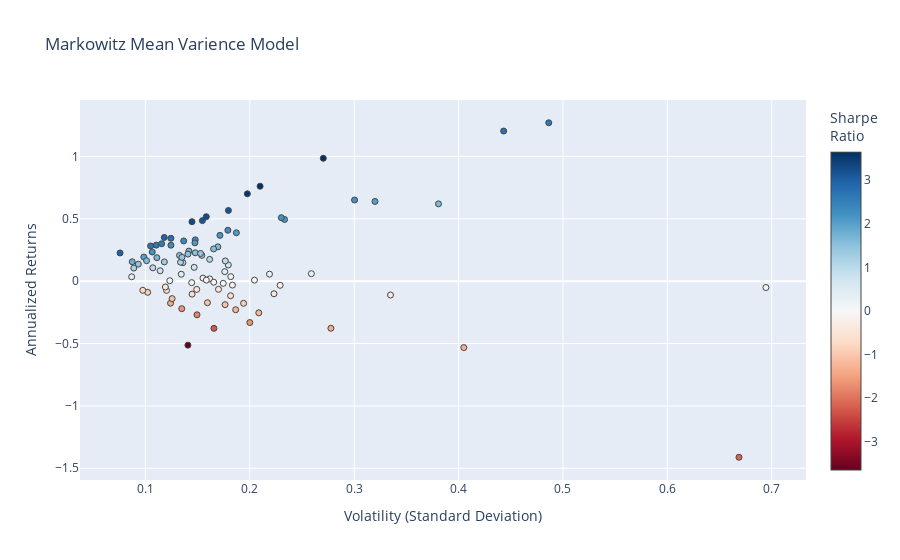

Notebook code for this chart:
### Code cell
hover_texts = [
    f"{ticker} <br>Volatility: {vol:.3f} <br>Returns: {ret:.3%} <br>Sharpe Ratio: {sr:.3f}"
    for ticker, vol, ret, sr in zip(names, volatility, annualized_returns, sharpe_ratios)
]

fig = go.Figure(data=go.Scatter(
    x=volatility,
    y=annualized_returns,
    mode='markers',
    hoverinfo='text',
    hovertext=hover_texts,
    marker=dict(color=sharpe_ratios, colorscale = 'RdBu', size=6, line=dict(width=1), colorbar=dict(title="Sharpe<br>Ratio")
    )
))

fig.update_layout(
    title='Markowitz Mean Varience Model',
    xaxis_title='Volatility (Standard Deviation)',
    yaxis_title='Annualized Returns',
)

fig.show()

### Figure 1 — Plotly figure (JSON) as saved in the notebook; plotly's stock layout.template omitted (floating-point values rounded to 4 significant figures)
{"data": [{"hoverinfo": "text", "hovertext": ["RDY_Close <br>Volatility: 0.278 <br>Returns: -37.763% <br>Sharpe Ratio: -1.360", "WFC_Close <br>Volatility: 0.176 <br>Returns: -18.838% <br>Sharpe Ratio: -1.068", "RTX_Close <br>Volatility: 0.093 <br>Returns: 13.645% <br>Sharpe Ratio: 1.464", "GM_Close <br>Volatility: 0.170 <br>Returns: -6.544% <br>Sharpe Ratio: -0.385", "KO_Close <br>Volatility: 0.076 <br>Returns: 22.618% <br>Sharpe Ratio: 2.987", "GOOG_Close <br>Volatility: 0.169 <br>Returns: 27.511% <br>Sharpe Ratio: 1.624", "NFLX_Close <br>Volatility: 0.320 <br>Returns: 63.935% <br>Sharpe Ratio: 1.998", "INTC_Close <br>Volatility: 0.144 <br>Returns: -1.191% <br>Sharpe Ratio: -0.083", "WMT_Close <br>Volatility: 0.148 <br>Returns: 33.100% <br>Sharpe Ratio: 2.240", "SO_Close <br>Volatility: 0.102 <br>Returns: -8.956% <br>Sharpe Ratio: -0.877", "XOM_Close <br>Volatility: 0.120 <br>Returns: -7.396% <br>Sharpe Ratio: -0.615", "CMCSA_Close <br>Volatility: 0.154 <br>Returns: 20.680% <br>Sharpe Ratio: 1.342", "MDT_Close <br>Volatility: 0.114 <br>Returns: 8.328% <br>Sharpe Ratio: 0.730", "AMZN_Close <br>Volatility: 0.171 <br>Returns: 36.711% <br>Sharpe Ratio: 2.142", "PFE_Close <br>Volatility: 0.098 <br>Returns: -7.335% <br>Sharpe Ratio: -0.752", "GOOGL_Close <br>Volatility: 0.165 <br>Returns: 25.843% <br>Sharpe Ratio: 1.563", "PEP_Close <br>Volatility: 0.087 <br>Returns: 15.556% <br>Sharpe Ratio: 1.780", "TXN_Close <br>Volatility: 0.179 <br>Returns: 13.001% <br>Sharpe Ratio: 0.725", "T_Close <br>Volatility: 0.145 <br>Returns: -10.384% <br>Sharpe Ratio: -0.718", "VRTX_Close <br>Volatility: 0.486 <br>Returns: 126.996% <br>Sharpe Ratio: 2.611", "CVX_Close <br>Volatility: 0.149 <br>Returns: -6.629% <br>Sharpe Ratio: -0.444", "CRM_Close <br>Volatility: 0.148 <br>Returns: 22.729% <br>Sharpe Ratio: 1.539", "CAT_Close <br>Volatility: 0.233 <br>Returns: 49.457% <br>Sharpe Ratio: 2.120", "BIIB_Close <br>Volatility: 0.229 <br>Returns: -3.324% <br>Sharpe Ratio: -0.145", "V_Close <br>Volatility: 0.110 <br>Returns: 28.881% <br>Sharpe Ratio: 2.616", "SYY_Close <br>Volatility: 0.155 <br>Returns: 2.406% <br>Sharpe Ratio: 0.155", "BMY_Close <br>Volatility: 0.182 <br>Returns: 3.608% <br>Sharpe Ratio: 0.198", "DIS_Close <br>Volatility: 0.123 <br>Returns: 0.346% <br>Sharpe Ratio: 0.028", "HD_Close <br>Volatility: 0.134 <br>Returns: 5.554% <br>Sharpe Ratio: 0.413", "SNAP_Close <br>Volatility: 0.669 <br>Returns: -141.181% <br>Sharpe Ratio: -2.112", "GIS_Close <br>Volatility: 0.124 <br>Returns: -17.660% <br>Sharpe Ratio: -1.423", "MSFT_Close <br>Volatility: 0.137 <br>Returns: 32.231% <br>Sharpe Ratio: 2.358", "JPM_Close <br>Volatility: 0.162 <br>Returns: 1.822% <br>Sharpe Ratio: 0.113", "SRE_Close <br>Volatility: 0.107 <br>Returns: 10.690% <br>Sharpe Ratio: 0.998", "EMR_Close <br>Volatility: 0.165 <br>Returns: -0.844% <br>Sharpe Ratio: -0.051", "QCOM_Close <br>Volatility: 0.182 <br>Returns: -11.695% <br>Sharpe Ratio: -0.644", "ABT_Close <br>Volatility: 0.133 <br>Returns: 20.651% <br>Sharpe Ratio: 1.556", "ADBE_Close <br>Volatility: 0.155 <br>Returns: 48.534% <br>Sharpe Ratio: 3.139", "HON_Close <br>Volatility: 0.099 <br>Returns: 19.309% <br>Sharpe Ratio: 1.960", "GILD_Close <br>Volatility: 0.153 <br>Returns: 22.185% <br>Sharpe Ratio: 1.451", "SYK_Close <br>Volatility: 0.116 <br>Returns: 29.992% <br>Sharpe Ratio: 2.595", "EXC_Close <br>Volatility: 0.136 <br>Returns: 14.814% <br>Sharpe Ratio: 1.090", "EW_Close <br>Volatility: 0.230 <br>Returns: 50.893% <br>Sharpe Ratio: 2.211", "IBM_Close <br>Volatility: 0.141 <br>Returns: -51.301% <br>Sharpe Ratio: -3.645", "ORCL_Close <br>Volatility: 0.187 <br>Returns: 38.781% <br>Sharpe Ratio: 2.072", "BAC_Close <br>Volatility: 0.223 <br>Returns: -10.107% <br>Sharpe Ratio: -0.453", "AAPL_Close <br>Volatility: 0.162 <br>Returns: 17.462% <br>Sharpe Ratio: 1.081", "JNJ_Close <br>Volatility: 0.111 <br>Returns: 18.793% <br>Sharpe Ratio: 1.693", "NVDA_Close <br>Volatility: 0.443 <br>Returns: 120.348% <br>Sharpe Ratio: 2.715", "BA_Close <br>Volatility: 0.198 <br>Returns: 70.035% <br>Sharpe Ratio: 3.543", "DUK_Close <br>Volatility: 0.089 <br>Returns: 10.492% <br>Sharpe Ratio: 1.180", "TMO_Close <br>Volatility: 0.142 <br>Returns: 24.099% <br>Sharpe Ratio: 1.701", "VZ_Close <br>Volatility: 0.175 <br>Returns: -1.752% <br>Sharpe Ratio: -0.100", "META_Close <br>Volatility: 0.158 <br>Returns: 51.648% <br>Sharpe Ratio: 3.262", "MA_Close <br>Volatility: 0.124 <br>Returns: 34.348% <br>Sharpe Ratio: 2.760", "CPB_Close <br>Volatility: 0.149 <br>Returns: -26.972% <br>Sharpe Ratio: -1.805", "KR_Close <br>Volatility: 0.405 <br>Returns: -53.258% <br>Sharpe Ratio: -1.315", "BSX_Close <br>Volatility: 0.134 <br>Returns: 15.214% <br>Sharpe Ratio: 1.138", "MO_Close <br>Volatility: 0.200 <br>Returns: -33.192% <br>Sharpe Ratio: -1.659", "PG_Close <br>Volatility: 0.087 <br>Returns: 3.502% <br>Sharpe Ratio: 0.403", "NEE_Close <br>Volatility: 0.105 <br>Returns: 28.234% <br>Sharpe Ratio: 2.689", "UNH_Close <br>Volatility: 0.118 <br>Returns: 35.013% <br>Sharpe Ratio: 2.965", "ZBH_Close <br>Volatility: 0.176 <br>Returns: 7.620% <br>Sharpe Ratio: 0.433", "MCD_Close <br>Volatility: 0.145 <br>Returns: 47.674% <br>Sharpe Ratio: 3.297", "ABBV_Close <br>Volatility: 0.124 <br>Returns: 28.825% <br>Sharpe Ratio: 2.316", "ISRG_Close <br>Volatility: 0.180 <br>Returns: 56.678% <br>Sharpe Ratio: 3.157", "F_Close <br>Volatility: 0.186 <br>Returns: -22.923% <br>Sharpe Ratio: -1.229", "LLY_Close <br>Volatility: 0.158 <br>Returns: 0.828% <br>Sharpe Ratio: 0.052", "AEP_Close <br>Volatility: 0.101 <br>Returns: 16.390% <br>Sharpe Ratio: 1.620", "PM_Close <br>Volatility: 0.135 <br>Returns: 19.081% <br>Sharpe Ratio: 1.414", "TSLA_Close <br>Volatility: 0.381 <br>Returns: 61.965% <br>Sharpe Ratio: 1.627", "DE_Close <br>Volatility: 0.179 <br>Returns: 40.807% <br>Sharpe Ratio: 2.279", "GS_Close <br>Volatility: 0.209 <br>Returns: -25.385% <br>Sharpe Ratio: -1.217", "ETN_Close <br>Volatility: 0.141 <br>Returns: 21.693% <br>Sharpe Ratio: 1.541", "AMD_Close <br>Volatility: 0.694 <br>Returns: -5.109% <br>Sharpe Ratio: -0.074", "BTI_Close <br>Volatility: 0.204 <br>Returns: 0.821% <br>Sharpe Ratio: 0.040", "PYPL_Close <br>Volatility: 0.210 <br>Returns: 76.095% <br>Sharpe Ratio: 3.626", "UA_Close <br>Volatility: 0.335 <br>Returns: -11.114% <br>Sharpe Ratio: -0.332", "NKE_Close <br>Volatility: 0.259 <br>Returns: 6.009% <br>Sharpe Ratio: 0.232", "SAP_Close <br>Volatility: 0.147 <br>Returns: 30.726% <br>Sharpe Ratio: 2.084", "MRK_Close <br>Volatility: 0.119 <br>Returns: -4.687% <br>Sharpe Ratio: -0.393", "GE_Close <br>Volatility: 0.166 <br>Returns: -37.831% <br>Sharpe Ratio: -2.284", "MMM_Close <br>Volatility: 0.118 <br>Returns: 15.425% <br>Sharpe Ratio: 1.305", "LMT_Close <br>Volatility: 0.107 <br>Returns: 23.364% <br>Sharpe Ratio: 2.192", "COST_Close <br>Volatility: 0.194 <br>Returns: -17.769% <br>Sharpe Ratio: -0.916", "RMD_Close <br>Volatility: 0.177 <br>Returns: 16.205% <br>Sharpe Ratio: 0.918", "BABA_Close <br>Volatility: 0.270 <br>Returns: 98.505% <br>Sharpe Ratio: 3.643", "REGN_Close <br>Volatility: 0.300 <br>Returns: 65.057% <br>Sharpe Ratio: 2.166", "ACN_Close <br>Volatility: 0.147 <br>Returns: 11.058% <br>Sharpe Ratio: 0.754", "AMGN_Close <br>Volatility: 0.183 <br>Returns: -3.148% <br>Sharpe Ratio: -0.172", "DHR_Close <br>Volatility: 0.126 <br>Returns: -13.996% <br>Sharpe Ratio: -1.114", "K_Close <br>Volatility: 0.135 <br>Returns: -22.065% <br>Sharpe Ratio: -1.636", "MS_Close <br>Volatility: 0.219 <br>Returns: 5.606% <br>Sharpe Ratio: 0.256", "CSCO_Close <br>Volatility: 0.159 <br>Returns: -17.299% <br>Sharpe Ratio: -1.085"], "marker": {"color": [-1.36, -1.068, 1.464, -0.3849, 2.987, 1.624, 1.998, -0.08253, 2.24, -0.8766, -0.615, 1.342, 0.7297, 2.142, -0.7523, 1.563, 1.78, 0.7246, -0.7175, 2.611, -0.4444, 1.539, 2.12, -0.1451, 2.616, 0.1551, 0.1985, 0.02801, 0.4133, -2.112, -1.423, 2.358, 0.1128, 0.998, -0.05103, -0.644, 1.556, 3.139, 1.96, 1.451, 2.595, 1.09, 2.211, -3.645, 2.072, -0.4529, 1.081, 1.693, 2.715, 3.543, 1.18, 1.701, -0.1004, 3.262, 2.76, -1.805, -1.315, 1.138, -1.659, 0.4032, 2.689, 2.965, 0.433, 3.297, 2.316, 3.157, -1.229, 0.05225, 1.62, 1.414, 1.627, 2.279, -1.217, 1.541, -0.07357, 0.04015, 3.626, -0.332, 0.232, 2.084, -0.3934, -2.284, 1.305, 2.192, -0.9157, 0.9177, 3.643, 2.166, 0.7536, -0.1716, -1.114, -1.636, 0.2561, -1.085], "colorbar": {"title": {"text": "Sharpe<br>Ratio"}}, "colorscale": [[0, "rgb(103,0,31)"], [0.1, "rgb(178,24,43)"], [0.2, "rgb(214,96,77)"], [0.3, "rgb(244,165,130)"], [0.4, "rgb(253,219,199)"], [0.5, "rgb(247,247,247)"], [0.6, "rgb(209,229,240)"], [0.7, "rgb(146,197,222)"], [0.8, "rgb(67,147,195)"], [0.9, "rgb(33,102,172)"], [1, "rgb(5,48,97)"]], "line": {"width": 1}, "size": 6}, "mode": "markers", "type": "scatter", "x": [0.2777, 0.1763, 0.09322, 0.17, 0.07573, 0.1694, 0.3199, 0.1444, 0.1478, 0.1022, 0.1203, 0.1541, 0.1141, 0.1714, 0.09751, 0.1653, 0.08737, 0.1794, 0.1447, 0.4864, 0.1492, 0.1477, 0.2333, 0.2291, 0.1104, 0.1552, 0.1818, 0.1233, 0.1344, 0.6686, 0.1241, 0.1367, 0.1615, 0.1071, 0.1655, 0.1816, 0.1327, 0.1546, 0.09851, 0.1529, 0.1156, 0.1359, 0.2302, 0.1407, 0.1872, 0.2232, 0.1616, 0.111, 0.4432, 0.1977, 0.08891, 0.1417, 0.1746, 0.1583, 0.1244, 0.1495, 0.405, 0.1336, 0.2, 0.08685, 0.105, 0.1181, 0.176, 0.1446, 0.1244, 0.1795, 0.1865, 0.1584, 0.1011, 0.135, 0.3808, 0.179, 0.2086, 0.1407, 0.6944, 0.2045, 0.2099, 0.3348, 0.259, 0.1474, 0.1191, 0.1657, 0.1182, 0.1066, 0.1941, 0.1766, 0.2704, 0.3004, 0.1467, 0.1834, 0.1256, 0.1348, 0.2189, 0.1594], "y": [-0.3776, -0.1884, 0.1365, -0.06544, 0.2262, 0.2751, 0.6393, -0.01191, 0.331, -0.08956, -0.07396, 0.2068, 0.08328, 0.3671, -0.07335, 0.2584, 0.1556, 0.13, -0.1038, 1.27, -0.06629, 0.2273, 0.4946, -0.03324, 0.2888, 0.02406, 0.03608, 0.003455, 0.05554, -1.412, -0.1766, 0.3223, 0.01822, 0.1069, -0.008444, -0.117, 0.2065, 0.4853, 0.1931, 0.2219, 0.2999, 0.1481, 0.5089, -0.513, 0.3878, -0.1011, 0.1746, 0.1879, 1.203, 0.7003, 0.1049, 0.241, -0.01752, 0.5165, 0.3435, -0.2697, -0.5326, 0.1521, -0.3319, 0.03502, 0.2823, 0.3501, 0.0762, 0.4767, 0.2883, 0.5668, -0.2292, 0.008279, 0.1639, 0.1908, 0.6196, 0.4081, -0.2539, 0.2169, -0.05109, 0.008212, 0.761, -0.1111, 0.06009, 0.3073, -0.04687, -0.3783, 0.1543, 0.2336, -0.1777, 0.162, 0.9851, 0.6506, 0.1106, -0.03148, -0.14, -0.2206, 0.05606, -0.173]}], "layout": {"title": {"text": "Markowitz Mean Varience Model"}, "xaxis": {"title": {"text": "Volatility (Standard Deviation)"}}, "yaxis": {"title": {"text": "Annualized Returns"}}}}
